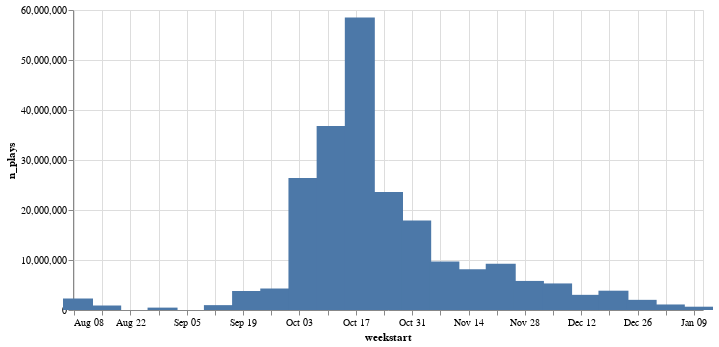

Notebook source saved alongside this figure:
### Code cell
alt.Chart(weekly_plays).mark_bar(width=30).encode(
    x='weekstart:T',
    y='n_plays'
).properties(width=630)

### Figure 1 — Vega-Lite specification as saved in the notebook (floating-point values rounded to 4 significant figures)
{"config": {"view": {"continuousWidth": 400, "continuousHeight": 300}}, "data": {"name": "data-7adca8e8ae0d36dc539d423d77a82f77"}, "mark": {"type": "bar", "width": 30}, "encoding": {"x": {"field": "weekstart", "type": "temporal"}, "y": {"field": "n_plays", "type": "quantitative"}}, "width": 630, "$schema": "https://vega.github.io/schema/vega-lite/v4.17.0.json", "datasets": {"data-7adca8e8ae0d36dc539d423d77a82f77": [{"weekstart": "2021-08-09T00:00:00", "n_plays": 2300000}, {"weekstart": "2021-08-16T00:00:00", "n_plays": 900300}, {"weekstart": "2021-08-30T00:00:00", "n_plays": 477500}, {"weekstart": "2021-09-13T00:00:00", "n_plays": 972900}, {"weekstart": "2021-09-20T00:00:00", "n_plays": 3800000}, {"weekstart": "2021-09-27T00:00:00", "n_plays": 4300000}, {"weekstart": "2021-10-04T00:00:00", "n_plays": 26400000}, {"weekstart": "2021-10-11T00:00:00", "n_plays": 36800000}, {"weekstart": "2021-10-18T00:00:00", "n_plays": 58500000}, {"weekstart": "2021-10-25T00:00:00", "n_plays": 23600000}, {"weekstart": "2021-11-01T00:00:00", "n_plays": 17900000}, {"weekstart": "2021-11-08T00:00:00", "n_plays": 9700000}, {"weekstart": "2021-11-15T00:00:00", "n_plays": 8133200}, {"weekstart": "2021-11-22T00:00:00", "n_plays": 9231800}, {"weekstart": "2021-11-29T00:00:00", "n_plays": 5814200}, {"weekstart": "2021-12-06T00:00:00", "n_plays": 5313100}, {"weekstart": "2021-12-13T00:00:00", "n_plays": 3032600}, {"weekstart": "2021-12-20T00:00:00", "n_plays": 3860900}, {"weekstart": "2021-12-27T00:00:00", "n_plays": 2031400}, {"weekstart": "2022-01-03T00:00:00", "n_plays": 1105200}, {"weekstart": "2022-01-10T00:00:00", "n_plays": 659400}]}}
